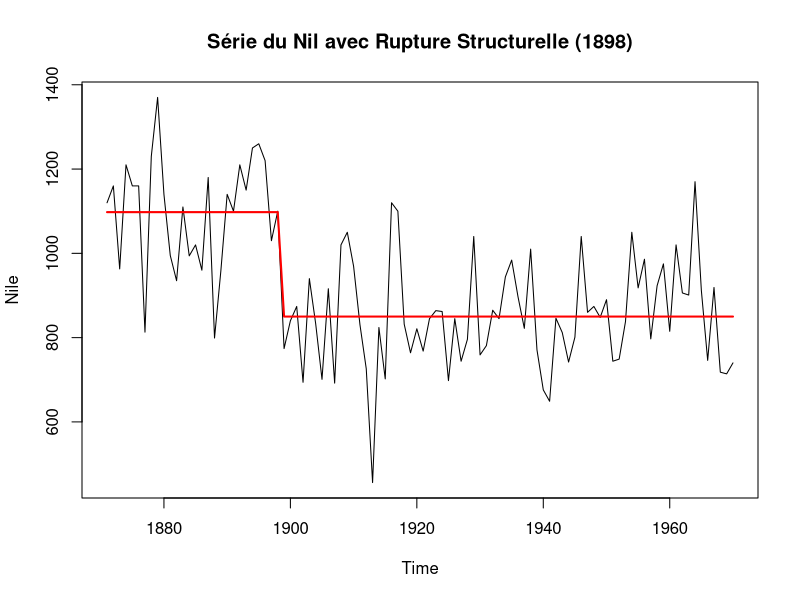
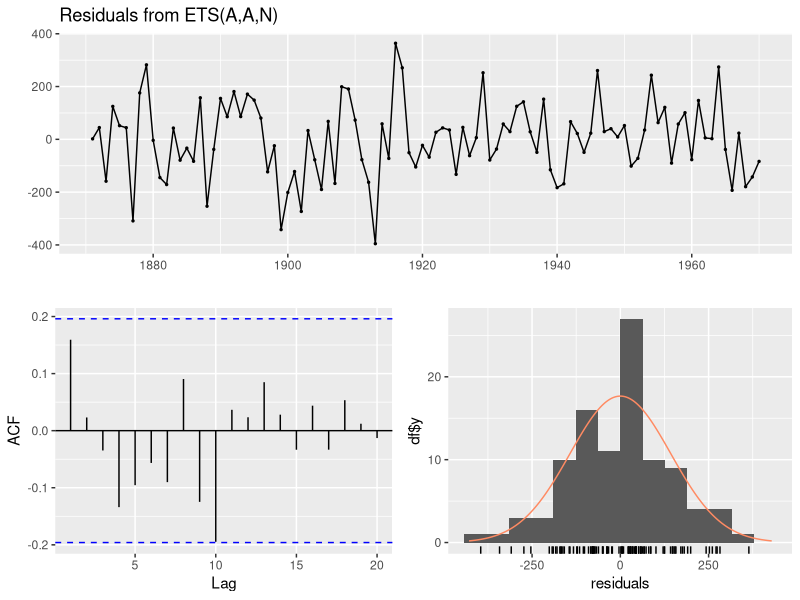
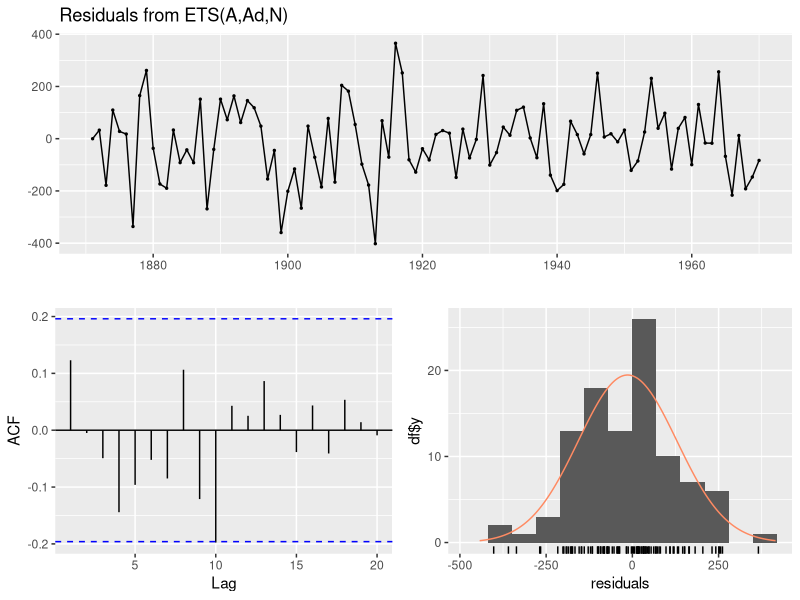
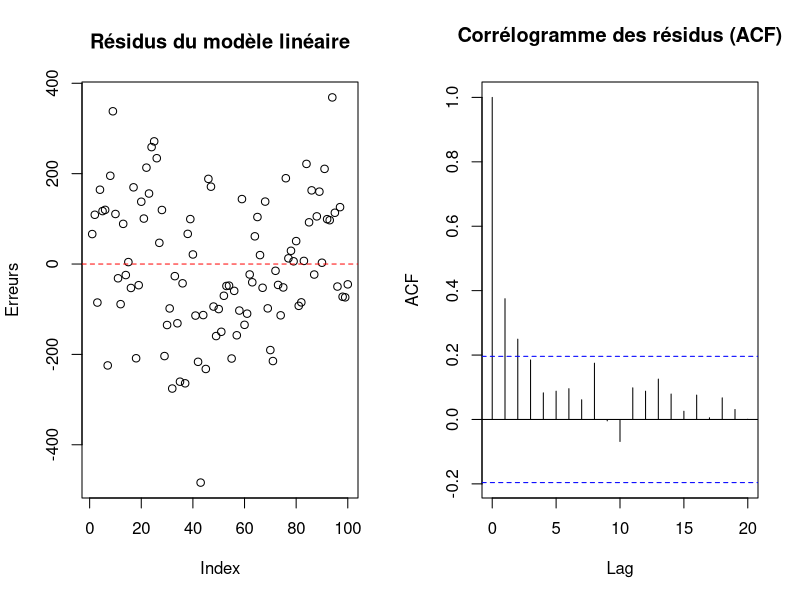

Source code (R) for these figures, in order:
# Chargement des packages avancés
# install.packages(c("tseries", "strucchange"))
library(forecast)
library(tseries)
library(strucchange)

data(Nile)

# --- 1. TESTS DE STATIONNARITÉ ---
print("--- Test ADF ---")
adf.test(Nile) # p-value < 0.05 indique stationnarité. Ici, on s'attend à rejeter ou être limite.
print("--- Test KPSS ---")
kpss.test(Nile) # p-value < 0.05 indique NON-stationnarité.

# --- 2. DÉTECTION DE RUPTURE STRUCTURELLE ---
# Test de détection de cassure dans la moyenne
rupture <- breakpoints(Nile ~ 1)
summary(rupture)
plot(Nile, main="Série du Nil avec Rupture Structurelle (1898)")
lines(fitted(rupture, breaks = 1), col="red", lwd=2)
# L'année de rupture identifiée correspondra à la construction du barrage.

# --- 3. MODÈLES CONCURRENTS ---
# Modèle 1 : Holt classique (Tendance linéaire)
modele_holt <- ets(Nile, model = "AAN")

checkresiduals(modele_holt)

# Modèle 2 : Holt amorti (Damped Trend)
modele_holt_damped <- ets(Nile, model = "AAN", damped = TRUE)

checkresiduals(modele_holt_damped)

# --- 4. COMPARAISON DES PERFORMANCES ---
print("--- Métriques Holt Classique ---")
accuracy(modele_holt)
print("--- Métriques Holt Amorti ---")
accuracy(modele_holt_damped)

# Tu pourras comparer ces RMSE et AIC avec ceux du modèle SARIMA de ton camarade.

# ---------------------------------------------------------
# 1. MODÈLE LINÉAIRE (ax + b)
# ---------------------------------------------------------
temps <- time(Nile)
modele_lin <- lm(Nile ~ temps)

print("--- Résumé du Modèle Linéaire ---")
summary(modele_lin) # Regarde la p-value de 'temps' pour voir si la tendance est significative

# ---------------------------------------------------------
# 2. PREUVE DU BRUIT BLANC (Analyse des résidus)
# ---------------------------------------------------------
residus_lin <- residuals(modele_lin)

# Affichage graphique pour l'analyse visuelle
par(mfrow=c(1,2))
plot(residus_lin, main="Résidus du modèle linéaire", ylab="Erreurs")
abline(h=0, col="red", lty=2)
acf(residus_lin, main="Corrélogramme des résidus (ACF)") # Si des barres dépassent les pointillés bleus, ce n'est pas un bruit blanc !

# Tests statistiques formels
print("--- Test de Ljung-Box (Autocorrélation) ---")
# p-value < 0.05 indique que les résidus SONT corrélés (ce n'est pas un bruit blanc)
Box.test(residus_lin, lag = 10, type = "Ljung-Box") 

print("--- Test de Shapiro-Wilk (Normalité) ---")
# p-value < 0.05 indique que les résidus ne suivent pas une loi normale
shapiro.test(residus_lin) 

# ---------------------------------------------------------
# 3. MODÈLE QUADRATIQUE (at^2 + bt + c)
# ---------------------------------------------------------
temps2 <- temps^2
modele_quad <- lm(Nile ~ temps + temps2)

print("--- Résumé du Modèle Quadratique ---")
summary(modele_quad) # Regarde la p-value de 'temps2' pour voir si la courbure est utile

# Comparaison des deux modèles avec le critère AIC (le plus petit est le meilleur)
print(paste("AIC Linéaire :", AIC(modele_lin)))
print(paste("AIC Quadratique :", AIC(modele_quad)))

# Remise à zéro de l'affichage
par(mfrow=c(1,1))
